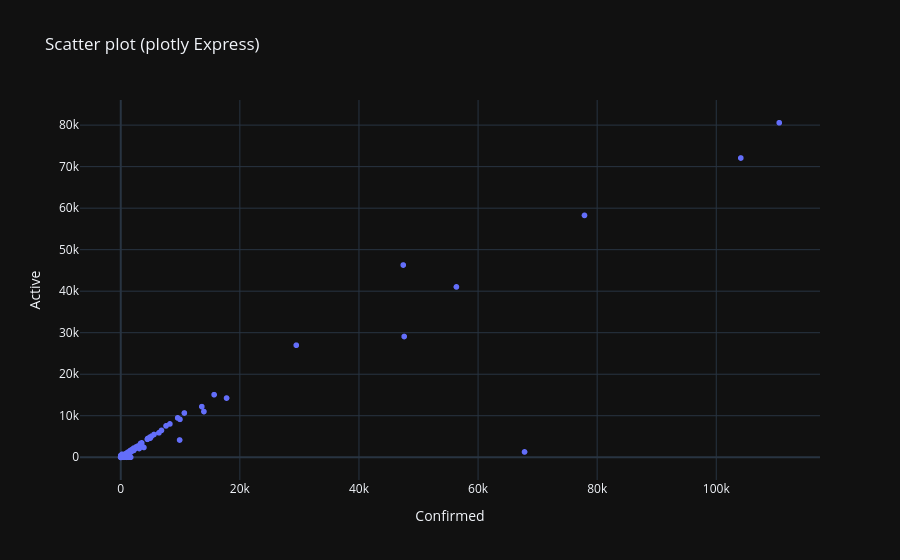

Here is the notebook cell this chart was saved with:
### Code cell
import plotly.express as px

fig_px = px.scatter(
    doc,
    x="Confirmed",
    y="Active",
    title="Scatter plot (plotly Express)"
)

fig_px.update_layout(template="plotly_dark")

fig_px.show()

### Figure 1 — Plotly figure (JSON) as saved in the notebook; plotly's stock layout.template omitted (floating-point values rounded to 4 significant figures; data arrays with more than 128 entries replaced by an {"elided": "..."} marker saying what was removed)
{"data": [{"hovertemplate": "Confirmed=%{x}<br>Active=%{y}<extra></extra>", "legendgroup": "", "marker": {"color": "#636efa", "symbol": "circle"}, "mode": "markers", "name": "", "showlegend": false, "type": "scattergl", "x": {"elided": "2522 int values"}, "xaxis": "x", "y": {"elided": "2522 int values"}, "yaxis": "y"}], "layout": {"legend": {"tracegroupgap": 0}, "title": {"text": "Scatter plot (plotly Express)"}, "xaxis": {"anchor": "y", "domain": [0, 1], "title": {"text": "Confirmed"}}, "yaxis": {"anchor": "x", "domain": [0, 1], "title": {"text": "Active"}}}}
